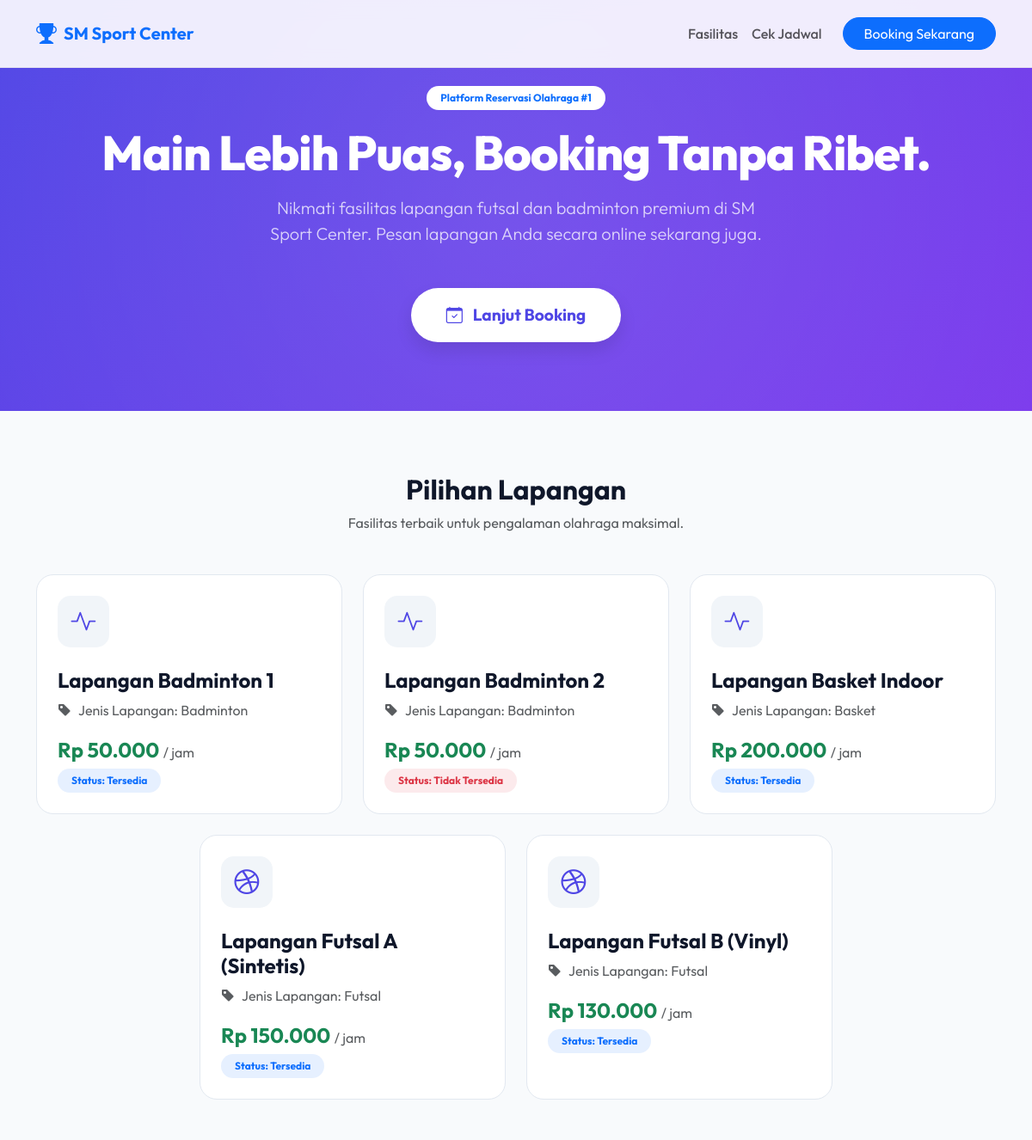
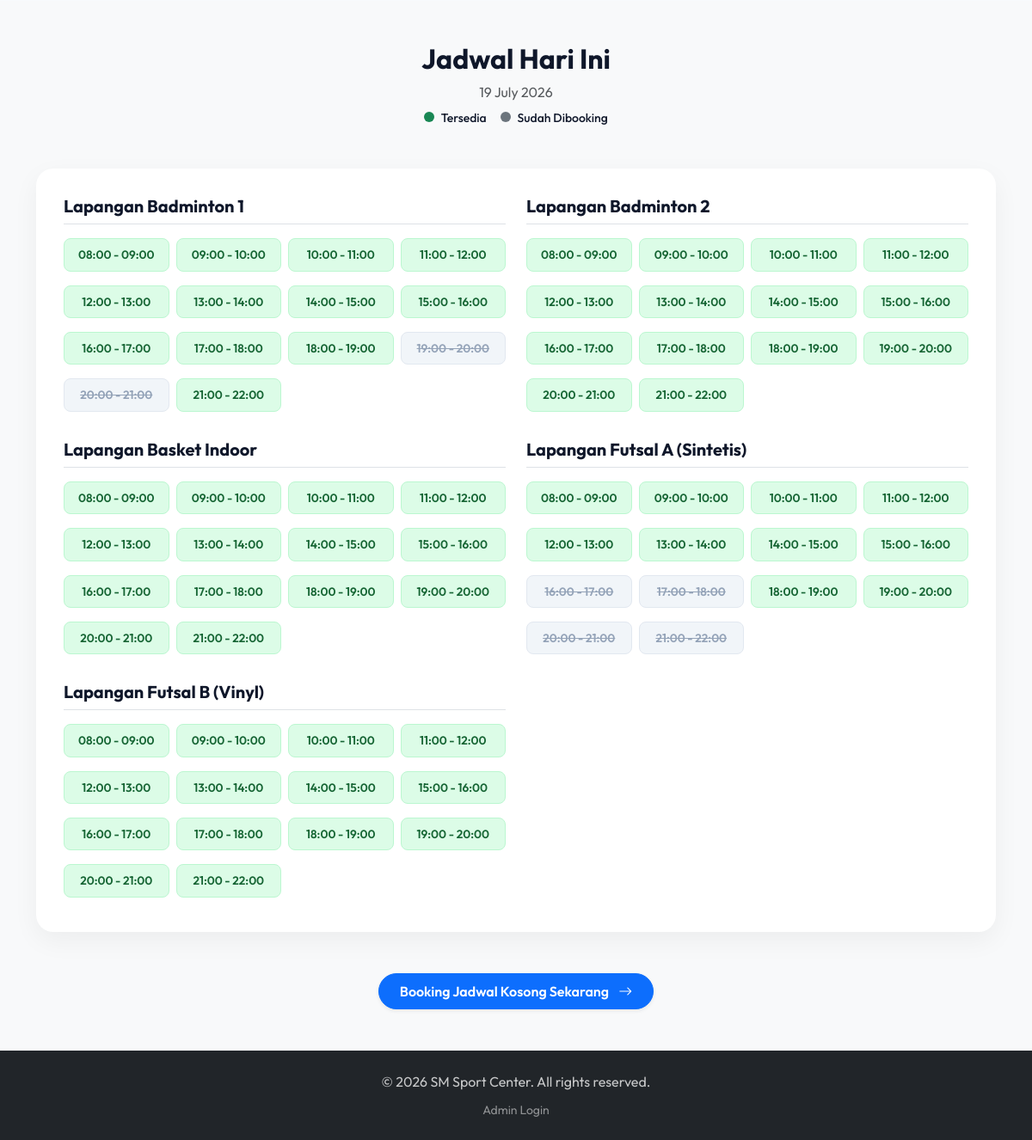
Before: / with the older database file (2 pictures, top to bottom).
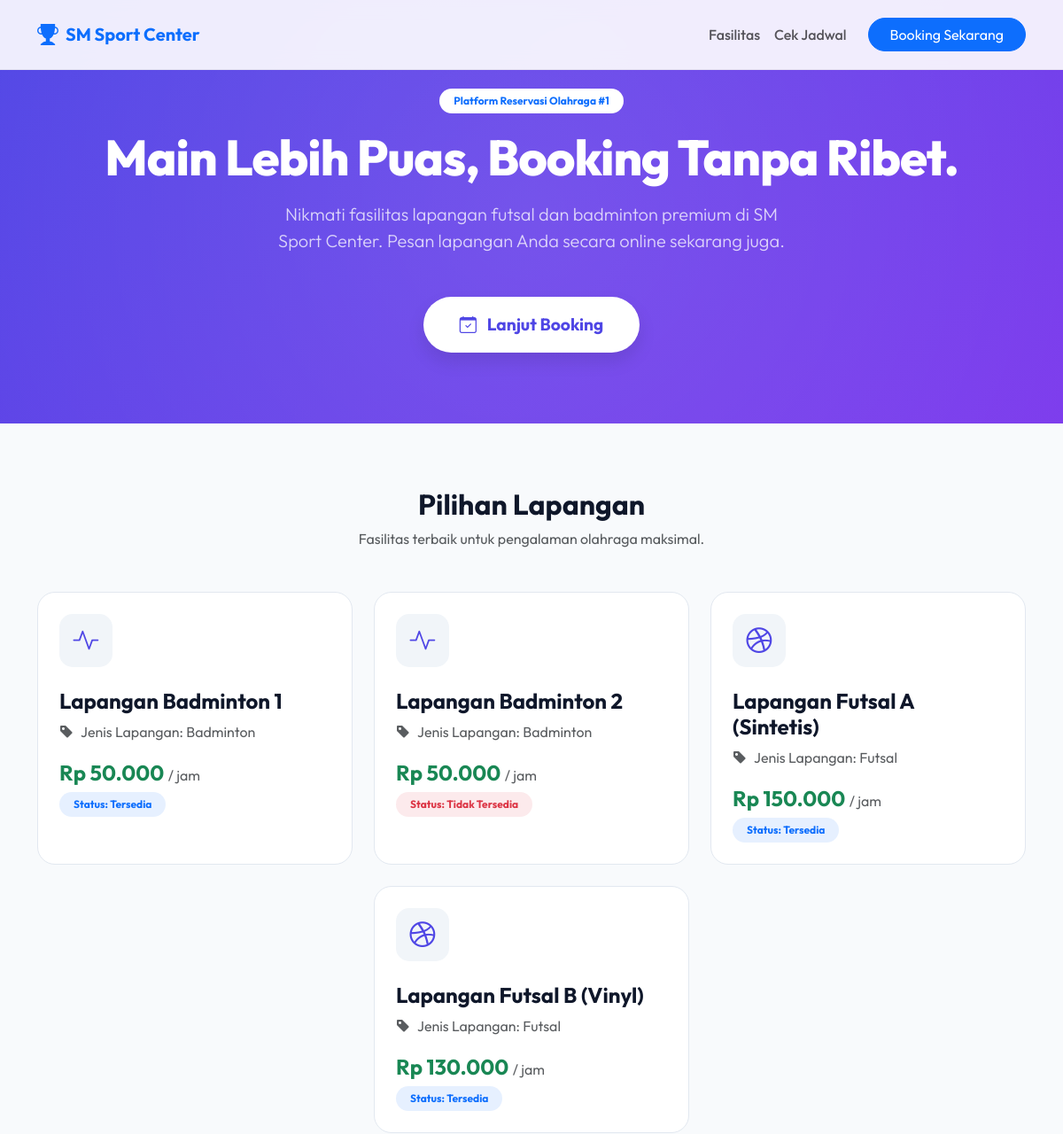
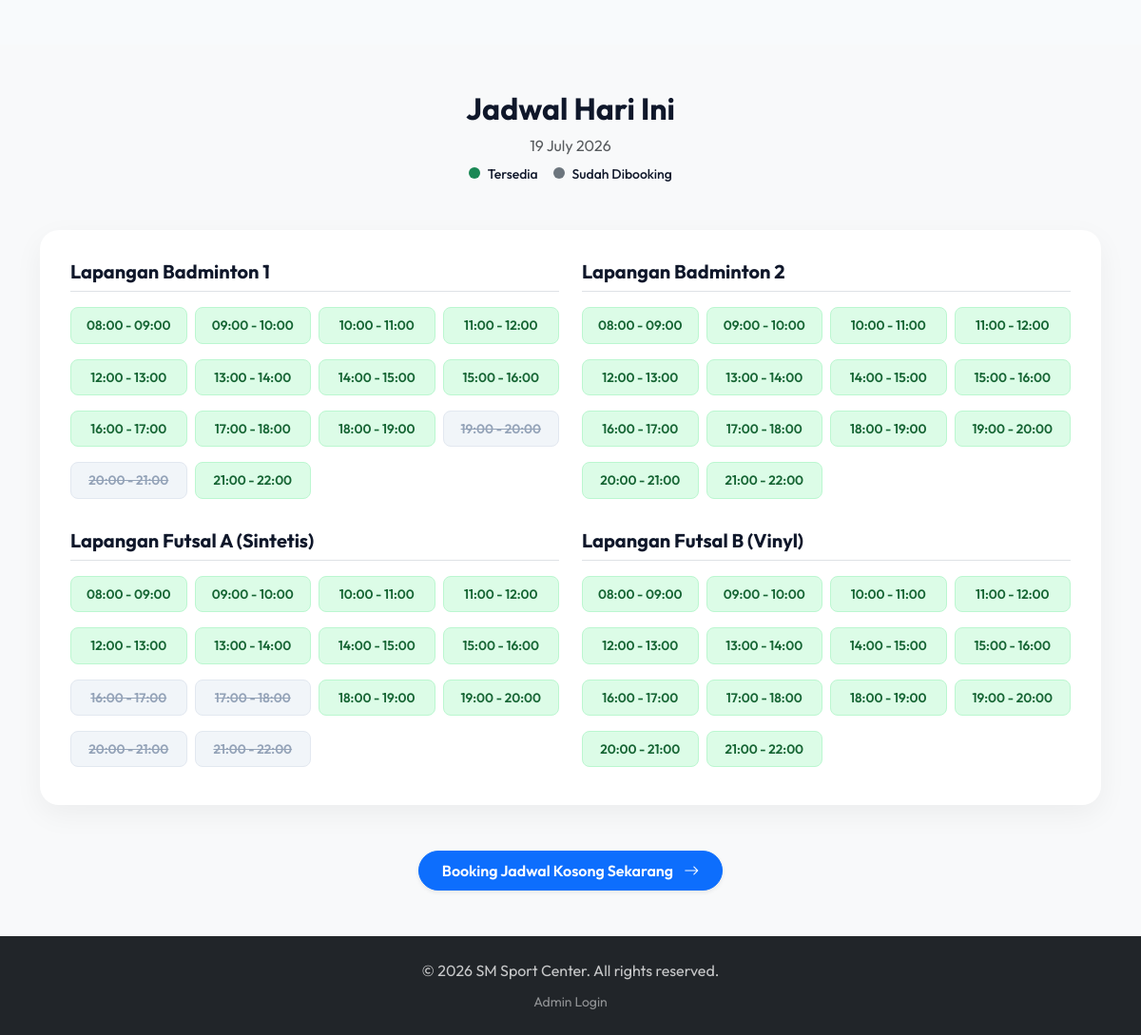
After: the same page with the newer database file (2 pictures, top to bottom).
### tables this page shows
CREATE TABLE IF NOT EXISTS `lapangan` (
  `id_lapangan` INT AUTO_INCREMENT PRIMARY KEY,
  `nama_lapangan` VARCHAR(100) NOT NULL,
  `jenis` VARCHAR(50) NOT NULL,  
  `harga_per_jam` INT NOT NULL,
  `status` ENUM('Tersedia', 'Tidak Tersedia') NOT NULL DEFAULT 'Tersedia'
);

### index.php (the view, shortened to what this page needs)
<?php
require_once 'config/koneksi.php';
$stmt_lapangan = $koneksi->query("SELECT * FROM lapangan ORDER BY nama_lapangan");
$lapangan = $stmt_lapangan->fetchAll();
$hari_ini = date('Y-m-d');
$stmt_reservasi = $koneksi->prepare("
    SELECT id_lapangan, jam_mulai, jam_selesai
    FROM reservasi
    WHERE tanggal = ? AND status != 'Dibatalkan'
");
$stmt_reservasi->execute([$hari_ini]);
$reservasi_hari_ini = $stmt_reservasi->fetchAll();
$booked_slots = [];
foreach ($reservasi_hari_ini as $res) {
    $id_lap = $res['id_lapangan'];
    $start_hour = (int)date('H', strtotime($res['jam_mulai']));
    $end_hour = (int)date('H', strtotime($res['jam_selesai']));
    if (!isset($booked_slots[$id_lap])) {
        $booked_slots[$id_lap] = [];
    }
    for ($i = $start_hour; $i < $end_hour; $i++) {
        $booked_slots[$id_lap][] = $i;
    }
}
?>
<!DOCTYPE html>
<html lang="id">
<head>
    <link href="https://cdn.jsdelivr.net/npm/bootstrap@5.3.0/dist/css/bootstrap.min.css" rel="stylesheet">
    <link href="https://cdn.jsdelivr.net/npm/bootstrap-icons@1.10.5/font/bootstrap-icons.css" rel="stylesheet">
</head>
<body>
    <nav class="navbar navbar-expand-lg navbar-light fixed-top py-3">
        <div class="container">
            <a class="navbar-brand fw-bold text-primary d-flex align-items-center" href="#">
                <i class="bi bi-trophy-fill me-2 fs-4"></i> SM Sport Center
            </a>
            <div class="collapse navbar-collapse" id="navbarNav">
                <ul class="navbar-nav ms-auto align-items-center">
                    <li class="nav-item">
                        <a class="nav-link fw-medium" href="#fasilitas">Fasilitas</a>
                    </li>
                    <li class="nav-item">
                        <a class="nav-link fw-medium" href="#jadwal">Cek Jadwal</a>
                    </li>
                    <li class="nav-item ms-lg-3 mt-3 mt-lg-0">
                        <a class="btn btn-primary rounded-pill px-4" href="booking.php">Booking Sekarang</a>
                    </li>
                </ul>
            </div>
        </div>
    </nav>
    <section class="hero text-center">
        <div class="container position-relative z-1">
            <span class="badge bg-white text-primary px-3 py-2 rounded-pill mb-3 fw-bold">Platform Reservasi Olahraga #1</span>
            <h1 class="hero-title">Main Lebih Puas, Booking Tanpa Ribet.</h1>
            <p class="lead mb-5 opacity-75 mx-auto" style="max-width: 600px;">
                Nikmati fasilitas lapangan futsal dan badminton premium di SM Sport Center. Pesan lapangan Anda secara online sekarang juga.
            </p>
            <a href="booking.php" class="btn btn-booking-lg text-decoration-none">
                <i class="bi bi-calendar-check me-2"></i> Lanjut Booking
            </a>
        </div>
    </section>
    <section id="fasilitas" class="py-5 mt-4">
        <div class="container">
            <div class="text-center mb-5">
                <h2 class="fw-bold">Pilihan Lapangan</h2>
                <p class="text-muted">Fasilitas terbaik untuk pengalaman olahraga maksimal.</p>
            </div>
            <div class="row g-4 justify-content-center">
                <?php foreach($lapangan as $lap): ?>
                <div class="col-md-6 col-lg-4">
                    <div class="court-card p-4">
                        <div class="court-icon">
                            <i class="bi <?= strpos(strtolower($lap['nama_lapangan']), 'futsal') !== false ? 'bi-dribbble' : 'bi-activity' ?>"></i>
                        </div>
                        <h4 class="fw-bold mb-2"><?= htmlspecialchars($lap['nama_lapangan']) ?></h4>
                        <div class="d-flex align-items-center mb-3 text-muted">
                            <i class="bi bi-tag-fill me-2"></i> Jenis Lapangan: <?= htmlspecialchars($lap['jenis']) ?>
                        </div>
                        <div class="mt-auto">
                            <div class="fs-4 fw-bold text-success mb-1">
                                Rp <?= number_format($lap['harga_per_jam'], 0, ',', '.') ?> <span class="fs-6 text-muted fw-normal">/ jam</span>
                            </div>
                            <span class="badge bg-<?= $lap['status'] == 'Tersedia' ? 'primary' : 'danger' ?> bg-opacity-10 text-<?= $lap['status'] == 'Tersedia' ? 'primary' : 'danger' ?> px-3 py-2 rounded-pill">
                                Status: <?= $lap['status'] ?>
                            </span>
                        </div>
                    </div>
                </div>
                <?php endforeach; ?>
            </div>
        </div>
    </section>
    <section id="jadwal" class="py-5 bg-light">
        <div class="container">
            <div class="text-center mb-5">
                <h2 class="fw-bold">Jadwal Hari Ini</h2>
                <p class="text-muted mb-2"><?= date('d F Y') ?></p>
                <div class="d-flex justify-content-center gap-3">
                    <span class="small fw-medium"><span class="legend-dot bg-success"></span> Tersedia</span>
                    <span class="small fw-medium"><span class="legend-dot bg-secondary"></span> Sudah Dibooking</span>
                </div>
            </div>
            <div class="schedule-container">
                <div class="row g-4">
                    <?php foreach($lapangan as $lap): ?>
                    <div class="col-lg-6">
                        <h5 class="fw-bold mb-3 border-bottom pb-2"><?= htmlspecialchars($lap['nama_lapangan']) ?></h5>
                        <div class="row g-2">
                            <?php
                            $id_lap = $lap['id_lapangan'];
                            for ($jam = 8; $jam <= 21; $jam++):
                                $is_booked = isset($booked_slots[$id_lap]) && in_array($jam, $booked_slots[$id_lap]);
                                $time_label = sprintf("%02d:00 - %02d:00", $jam, $jam+1);
                            ?>
                                <div class="col-4 col-md-3">
                                    <div class="time-slot <?= $is_booked ? 'slot-booked' : 'slot-available' ?>">
                                        <?= $time_label ?>
                                    </div>
                                </div>
                            <?php endfor; ?>
                        </div>
                    </div>
                    <?php endforeach; ?>
                </div>
            </div>
            <div class="text-center mt-5">
                <a href="booking.php" class="btn btn-primary rounded-pill px-4 py-2 fw-semibold shadow-sm">
                    Booking Jadwal Kosong Sekarang <i class="bi bi-arrow-right ms-2"></i>
                </a>
            </div>
        </div>
    </section>
    <footer class="bg-dark text-white text-center py-4 mt-auto">
        <div class="container">
            <p class="mb-0 opacity-75">&copy; <?= date('Y') ?> SM Sport Center. All rights reserved.</p>
            <div class="mt-2">
                <a href="login.php" class="text-white-50 text-decoration-none small">Admin Login</a>
            </div>
        </div>
    </footer>
</body>
</html>

### index.php (style rules this page uses)
body { font-family: 'Outfit', sans-serif; background-color: #f8fafc; color: #0f172a; }
.navbar { background: rgba(255, 255, 255, 0.9); backdrop-filter: blur(10px); border-bottom: 1px solid rgba(0,0,0,0.05); }
.hero { background: linear-gradient(135deg, #4f46e5 0%, #7c3aed 100%); color: white; padding: 100px 0 80px; position: relative; overflow: hidden; }
.hero::before { content: ''; position: absolute; top: -50%; left: -50%; width: 200%; height: 200%; background: radial-gradient(circle, rgba(255,255,255,0.1) 0%, transparent 60%); animation: pulse 15s infinite; }
.hero-title { font-size: 3.5rem; font-weight: 800; letter-spacing: -1px; margin-bottom: 1rem; }
.btn-booking-lg { background: #fff; color: #4f46e5; font-weight: 700; padding: 1rem 2.5rem; border-radius: 50px; font-size: 1.2rem; transition: all 0.3s; box-shadow: 0 10px 20px rgba(0,0,0,0.1); }
.court-card { background: #fff; border-radius: 20px; border: 1px solid #e2e8f0; transition: all 0.3s; height: 100%; }
.court-icon { width: 60px; height: 60px; background: #f1f5f9; border-radius: 15px; display: flex; align-items: center; justify-content: center; font-size: 1.8rem; color: #4f46e5; margin-bottom: 1.5rem; }
.schedule-container { background: #fff; border-radius: 20px; padding: 2rem; box-shadow: 0 10px 30px rgba(0,0,0,0.05); }
.time-slot { padding: 0.5rem; text-align: center; border-radius: 8px; font-size: 0.85rem; font-weight: 600; margin-bottom: 0.5rem; border: 1px solid transparent; transition: all 0.2s; }
.slot-available { background: #dcfce7; color: #166534; border-color: #bbf7d0; }
.slot-booked { background: #f1f5f9; color: #94a3b8; border-color: #e2e8f0; cursor: not-allowed; text-decoration: line-through; }
.legend-dot { width: 12px; height: 12px; border-radius: 50%; display: inline-block; margin-right: 5px; }

Changed rows visible on the page:
removed lapangan: nama_lapangan "Lapangan Basket Indoor", jenis "Basket", harga_per_jam "200.000", status "Tersedia", time_label "08:00 - 09:00", time_label "09:00 - 10:00", time_label "10:00 - 11:00", time_label "11:00 - 12:00", time_label "12:00 - 13:00", time_label "13:00 - 14:00", time_label "14:00 - 15:00", time_label "15:00 - 16:00", time_label "16:00 - 17:00", time_label "17:00 - 18:00", time_label "18:00 - 19:00", time_label "19:00 - 20:00", time_label "20:00 - 21:00", time_label "21:00 - 22:00"
